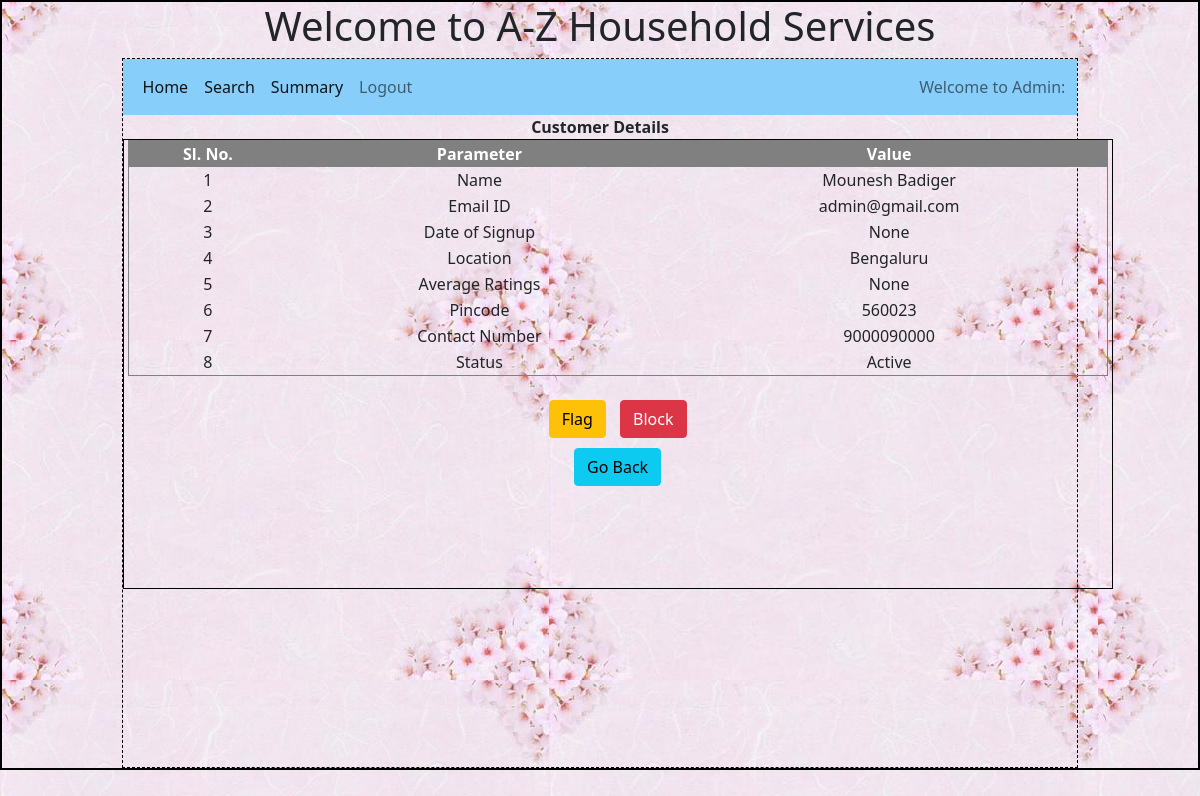
/admin/customer_details/0/Mounesh Badiger, run on an earlier commit of the app's database.
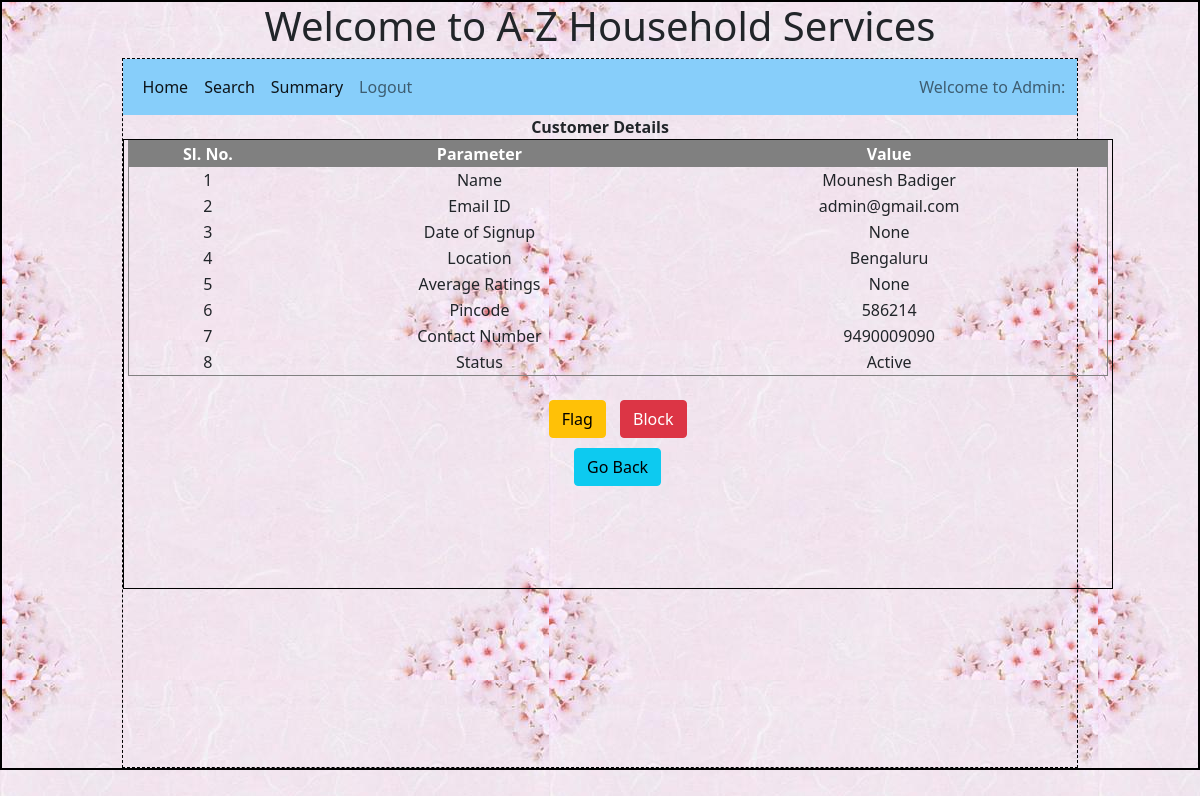
And on a later commit of the database.
### backend/models.py (models this page shows)
class Customer(db.Model):
    __tablename__ = 'customer' # If we do not define this, the model auto assigns name as lower case of class name
    id=db.Column(db.Integer,primary_key=True)
    email=db.Column(db.String,unique=True, nullable = False)
    name = db.Column(db.String, nullable = False)
    password = db.Column(db.String, nullable = False)
    role = db.Column(db.Integer, default =1) # admin - 0, customer - 1
    date_of_signup = db.Column(db.DateTime, default = datetime.now) # NEED TO CONFIRM on type
    contact_number = db.Column(db.String, nullable = False)
    location = db.Column(db.String, nullable = False)
    pin_code = db.Column(db.String, nullable = False)
    avg_ratings = db.Column(db.Float)
    status = db.Column(db.String, default = 'Active') # Active , Flagged ,  Blocked
    sr = db.relationship('Service_request', cascade = 'all, delete', backref = 'customer', lazy = True)
    ratings = db.relationship('Rating', cascade = 'all, delete', backref = 'customer', lazy = True)

### backend/controllers.py (the view)
@app.route("/admin/customer_details/<customer_id>/<uname>")
def customer_details(customer_id, uname):
    customer = Customer.query.filter_by(id = customer_id).first()
    return render_template('customer_details.html',customer=customer, uname=uname)

### templates/customer_details.html
{%extends "admin_layout.html"%}
{%block content%}
<div style="text-align: center;">
    <p style="margin: auto ;"><b>Customer Details</b> </p>
  </div>
  <div style="width:990px; height:450px; overflow-y:auto;margin: auto;margin-bottom: 10px; text-align: center; border: 1px solid black;">
    <table cellspacing="0" cellpadding="1" border="1" width="980" style="margin: auto;">
    <tr style="color:white;background-color:grey;text-align: center;position: sticky;">
        <th>Sl. No.</th>
        <th>Parameter</th>
        <th>Value</th>
    </tr>
    <tr>
        <td>1</td>
        <td>Name</td>
        <td>{{customer.name}}</td>
    </tr>
    <tr>
        <td>2</td>
        <td>Email ID</td>
        <td>{{customer.email}}</td>
    </tr>
    <tr>
        <td>3</td>
        <td>Date of Signup</td>
        <td>{{customer.date_of_signup}}</td>
    </tr>
    <tr>
        <td>4</td>
        <td>Location</td>
        <td>{{customer.location}}</td>
    </tr>
    <tr>
        <td>5</td>
        <td>Average Ratings</td>
        <td>{{customer.avg_ratings}}</td>
    </tr>
    <tr>
        <td>6</td>
        <td>Pincode</td>
        <td>{{customer.pin_code}}</td>
    </tr>
    <tr>
        <td>7</td>
        <td>Contact Number</td>
        <td>{{customer.contact_number}}</td>
    </tr>
    <tr>
        <td>8</td>
        <td>Status</td>
        <td>{{customer.status}}</td>
    </tr>
    </table>
    <br>
    {%if (customer.status == 'Active')%}
    <a href="/admin/customer/flag/{{customer.id}}/{{uname}}" type="button" class="btn btn-warning" style="display: inline;margin-right: 5px;">Flag</a>
    <a href="/admin/customer/block/{{customer.id}}/{{uname}}" type="button" class="btn btn-danger" style="display: inline; margin-left: 5px;">Block</a>
    {%elif (customer.status == 'Flagged')%}
    <a href="/admin/customer/block/{{customer.id}}/{{uname}}" type="button" class="btn btn-danger" style="display: inline; margin-right: 5px;">Block</a>
    <a href="/admin/customer/active/{{customer.id}}/{{uname}}" type="button" class="btn btn-success" style="display: inline; margin-left: 5px;">Unflag</a>
    {%elif (customer.status == 'Blocked')%}
    <a href="/admin/customer/active/{{customer.id}}/{{uname}}" type="button" class="btn btn-success" style="display: inline; margin-right: 5px;">Unblock</a>
    <a href="/admin/customer/flag/{{customer.id}}/{{uname}}" type="button" class="btn btn-warning" style="display: inline; margin-left: 5px;">Flag</a>
    {%endif%}
    <br>
    <a href="/admin/{{uname}}" type="button" class="btn btn-info" style="margin-top: 10px;">Go Back</a>
</div>
{%endblock%}

What changed in the data, as far as the page shows it:
changed Customer "Mounesh Badiger": pin_code "560023" → "586214"; contact_number "9000090000" → "9490009090"
